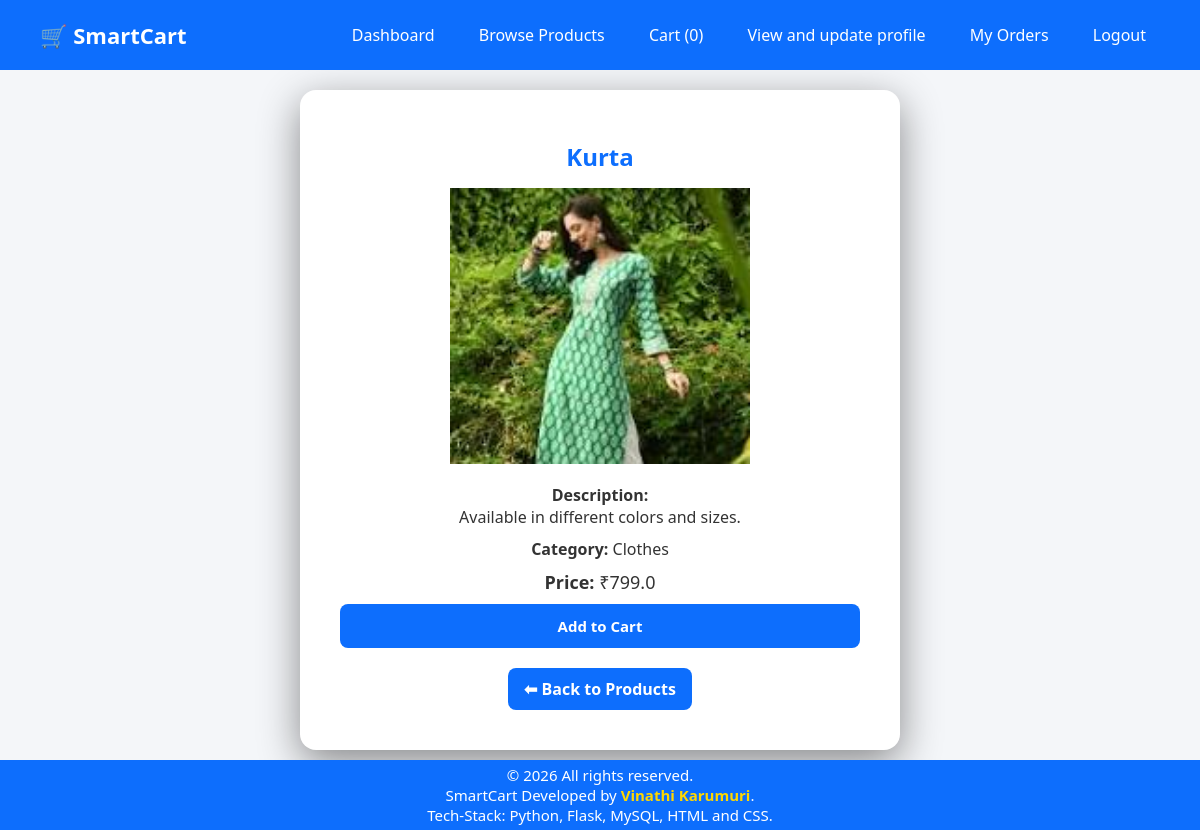
Screenshot of /user/product/1 (signed in) with the database file from the repository.
### tables this page shows
CREATE TABLE products (
    product_id INTEGER PRIMARY KEY AUTOINCREMENT,
    name TEXT,
    description TEXT,
    category TEXT,
    price REAL,
    image TEXT,
    admin_id INTEGER,
    FOREIGN KEY (admin_id) REFERENCES admin(admin_id)
);

### app.py (the view)
@app.route('/user/product/<int:product_id>')
def user_product_details(product_id):
    if 'user_id' not in session:
        flash("Please login!", "danger")
        return redirect('/user-login')
    conn = get_db_connection()
    cursor = conn.cursor()
    cursor.execute("SELECT * FROM products WHERE product_id = ?", (product_id,))
    product = cursor.fetchone()
    cursor.close()
    conn.close()
    if not product:
        flash("Product not found!", "danger")
        return redirect('/user/products')
    return render_template("user/product_details.html", product=product, navbar_type="user")

### app.py (called while the page is built)
def get_db_connection():
    conn = sqlite3.connect("smartcart.db")
    conn.row_factory = sqlite3.Row
    return conn

@app.context_processor
def inject_cart_count():
    if 'user_id' not in session:
        return dict(cart_count=0)
    user_id = session['user_id']
    conn = get_db_connection()
    cursor = conn.cursor()
    cursor.execute("""
        SELECT COALESCE(SUM(quantity), 0)
        FROM cart
        WHERE user_id = ?
    """, (user_id,))
    count = cursor.fetchone()[0]
    cursor.close()
    conn.close()
    return dict(cart_count=count)

### templates/user/product_details.html
{% extends "base.html" %}
{% block content %}
<div class="main">
    <div class="card" style="max-width:600px; width:100%; text-align:center;">
        <h2 style="margin-bottom:15px;">{{ product.name }}</h2>
        <img src="{{ url_for('static',
            filename='uploads/product_images/' ~ product.image) }}"
            style="width:300px; max-width:100%; object-fit:contain; margin-bottom:15px;">
        <p style="margin-bottom:10px;">
            <strong>Description:</strong><br>
            {{ product.description }}
        </p>
        <p>
            <strong>Category:</strong> {{ product.category }}
        </p>
        <p style="font-size:18px; margin-top:10px;">
            <strong>Price:</strong> ₹{{ product.price }}
        </p>
        <form action="/user/add-to-cart/{{ product.product_id }}" method="GET">
        <button type="submit">Add to Cart</button>
        </form>
        <a href="/user/products"
           class="add-product-btn"
           style="margin-top:20px;">
            ⬅ Back to Products
        </a>
    </div>
</div>
{% endblock %}

### static/css/style.css (style rules this page uses)
* { margin: 0; padding: 0; box-sizing: border-box; font-family: "Segoe UI", Tahoma, Geneva, Verdana, sans-serif; }
html, body { height: 100%; }
body { overflow-x: hidden; background: #f4f6f9; }
.main { width: 100%; max-width: 1200px; }
.card { background: #ffffff; color: #333; width: 100%; max-width: 700px; padding: 40px; border-radius: 16px; box-shadow: 0 12px 40px rgba(0, 0, 0, 0.45); text-align: center; margin: 0 auto; }
.card h2 { margin-bottom: 25px; color: #0d6efd; }
.card form { display: flex; flex-direction: column; gap: 15px; }
.card button { margin-top: 10px; padding: 12px; background: #0d6efd; color: #fff; border: none; border-radius: 8px; font-size: 15px; font-weight: bold; cursor: pointer; }
.main h2, .main h3 { margin-bottom: 15px; color: #0d6efd; }
.add-product-btn { background: #0d6efd; color: #fff; padding: 10px 16px; border-radius: 8px; text-decoration: none; font-weight: 600; display: inline-block; }
.page-bg .card { max-width: 420px; }
.main h2 { margin-top: 10px; margin-bottom: 20px; }

### rows the page displays
products: name "Kurta", image (picture), description "Available in different colors and sizes.", category "Clothes", price "799.0"

### other values shown
{{ cart_count }} "0"
{{ 2026 }} "2026"
